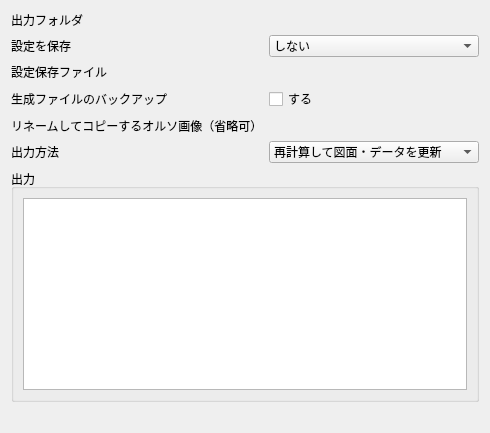
     <widget class="QWidget" name="tab_5">
      <attribute name="title">
       <string>出力</string>
      </attribute>
      <layout class="QVBoxLayout" name="verticalLayout_7">
       <item>
        <layout class="QFormLayout" name="formLayout_3">
         <item row="5" column="0">
          <widget class="QLabel" name="outputModeLabel">
           <property name="text"><string>出力方法</string></property>
          </widget>
         </item>
         <item row="5" column="1">
          <widget class="QComboBox" name="outputMode">
           <item><property name="text"><string>再計算して図面・データを更新</string></property></item>
           <item><property name="text"><string>現在の成果から図面・SHPを出力</string></property></item>
          </widget>
         </item>
         <item row="0" column="0">
          <widget class="QLabel" name="label_13">
           <property name="text">
            <string>出力フォルダ</string>
           </property>
          </widget>
         </item>
         <item row="0" column="1">
          <widget class="QgsFileWidget" name="fileName">
           <property name="enabled">
            <bool>true</bool>
           </property>
           <property name="useLink">
            <bool>false</bool>
           </property>
           <property name="fullUrl">
            <bool>false</bool>
           </property>
           <property name="filter">
            <string/>
           </property>
           <property name="storageMode">
            <enum>QgsFileWidget::StorageMode::GetDirectory</enum>
           </property>
          </widget>
         </item>
         <item row="1" column="0">
          <widget class="QLabel" name="label_8">
           <property name="text">
            <string>設定を保存</string>
           </property>
          </widget>
         </item>
         <item row="1" column="1">
          <widget class="QComboBox" name="isSaveConfig">
           <item>
            <property name="text">
             <string>しない</string>
            </property>
           </item>
           <item>
            <property name="text">
             <string>出力フォルダに自動生成</string>
            </property>
           </item>
           <item>
            <property name="text">
             <string>ファイルを指定して生成</string>
            </property>
           </item>
          </widget>
         </item>
         <item row="2" column="0">
          <widget class="QLabel" name="label_7">
           <property name="text">
            <string>設定保存ファイル</string>
           </property>
          </widget>
         </item>
         <item row="2" column="1">
          <widget class="QgsFileWidget" name="saveConfig">
           <property name="enabled">
            <bool>false</bool>
           </property>
           <property name="dialogTitle">
            <string/>
           </property>
           <property name="filter">
            <string>設定ファイル (*.config)</string>
           </property>
           <property name="storageMode">
            <enum>QgsFileWidget::StorageMode::SaveFile</enum>
           </property>
          </widget>
         </item>
         <item row="3" column="0">
          <widget class="QLabel" name="label_27">
           <property name="text">
            <string>生成ファイルのバックアップ</string>
           </property>
          </widget>
         </item>
         <item row="3" column="1">
          <widget class="QCheckBox" name="backupQgz">
           <property name="text">
            <string>する</string>
           </property>
          </widget>
         </item>
         <item row="4" column="0">
          <widget class="QLabel" name="label_39">
           <property name="text">
            <string>リネームしてコピーするオルソ画像（省略可）</string>
           </property>
          </widget>
         </item>
         <item row="4" column="1">
          <widget class="QgsFileWidget" name="assignmentOlso">
           <property name="enabled">
            <bool>true</bool>
           </property>
          </widget>
         </item>
        </layout>
       </item>
       <item>
        <widget class="QGroupBox" name="groupBox_8">
         <property name="title">
          <string>出力</string>
         </property>
         <layout class="QVBoxLayout" name="verticalLayout_13">
          <item>
           <widget class="QTextBrowser" name="outputlog">
            <property name="acceptRichText">
             <bool>false</bool>
            </property>
           </widget>
          </item>
         </layout>
        </widget>
       </item>
       <item>
        <spacer name="verticalSpacer_4">
         <property name="orientation">
          <enum>Qt::Orientation::Vertical</enum>
         </property>
         <property name="sizeType">
          <enum>QSizePolicy::Policy::Maximum</enum>
         </property>
         <property name="sizeHint" stdset="0">
          <size>
           <width>20</width>
           <height>20</height>
          </size>
         </property>
        </spacer>
       </item>
      </layout>
     </widget>
